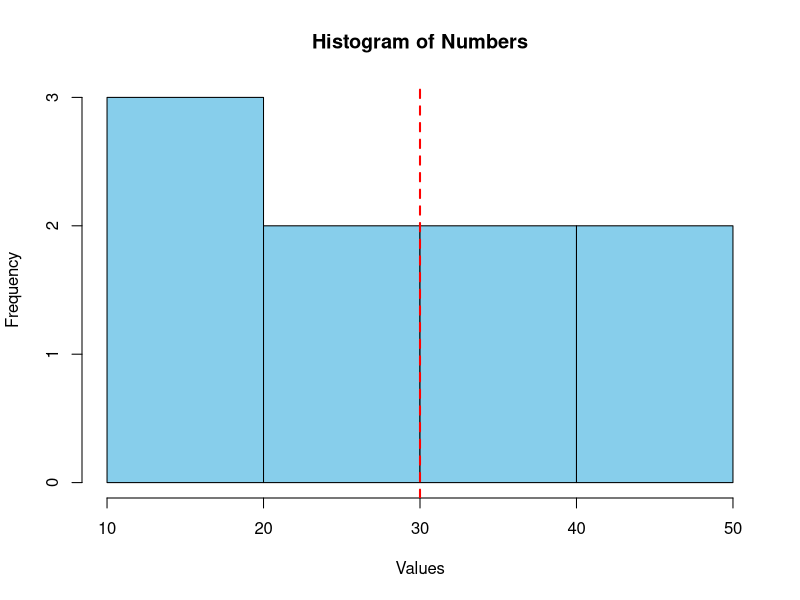

This figure's R source:
## ---- chunk 1
# test chunk of r code 
# Create a numeric vector
numbers <- c(10, 20, 15, 25, 30, 35, 40, 45, 50)

# Calculate mean, median, and standard deviation
mean_value <- mean(numbers)
median_value <- median(numbers)
sd_value <- sd(numbers)

# Print the calculated values
cat("Mean:", mean_value, "\n")
cat("Median:", median_value, "\n")
cat("Standard Deviation:", sd_value, "\n")

# Plot a histogram
hist(numbers, main="Histogram of Numbers", xlab="Values", col="skyblue", border="black")

# Add a line for mean value
abline(v=mean_value, col="red", lwd=2, lty=2)


